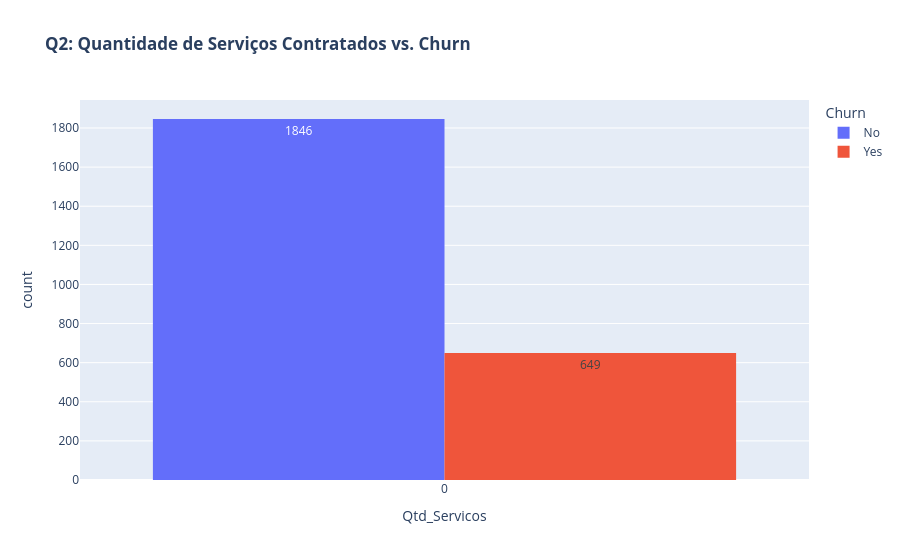

The code cell stored with this chart in its notebook:
### Code cell
# Questionamento 2: Clientes com mais serviços contratados têm menor taxa de Churn?
df['Qtd_Servicos'] = sum((df[s] == 'Sim').astype(int) if df[s].dtype == 'object' else (df[s] == 1).astype(int) for s in servicos_existentes)

fig_q2 = px.histogram(
    df, 
    x='Qtd_Servicos', 
    color='Churn', 
    barmode='group', 
    text_auto=True,
    title='<b>Q2: Quantidade de Serviços Contratados vs. Churn</b>'
)
fig_q2.show()

### Figure 1 — Plotly figure (JSON) as saved in the notebook; plotly's stock layout.template omitted (floating-point values rounded to 4 significant figures; data arrays with more than 128 entries replaced by an {"elided": "..."} marker saying what was removed)
{"data": [{"alignmentgroup": "True", "bingroup": "x", "hovertemplate": "Churn=No<br>Qtd_Servicos=%{x}<br>count=%{y}<extra></extra>", "legendgroup": "No", "marker": {"color": "#636efa", "pattern": {"shape": ""}}, "name": "No", "offsetgroup": "No", "orientation": "v", "showlegend": true, "texttemplate": "%{value}", "type": "histogram", "x": {"elided": "1846 int values"}, "xaxis": "x", "yaxis": "y"}, {"alignmentgroup": "True", "bingroup": "x", "hovertemplate": "Churn=Yes<br>Qtd_Servicos=%{x}<br>count=%{y}<extra></extra>", "legendgroup": "Yes", "marker": {"color": "#EF553B", "pattern": {"shape": ""}}, "name": "Yes", "offsetgroup": "Yes", "orientation": "v", "showlegend": true, "texttemplate": "%{value}", "type": "histogram", "x": {"elided": "649 int values"}, "xaxis": "x", "yaxis": "y"}], "layout": {"barmode": "group", "legend": {"title": {"text": "Churn"}, "tracegroupgap": 0}, "title": {"text": "<b>Q2: Quantidade de Serviços Contratados vs. Churn</b>"}, "xaxis": {"anchor": "y", "domain": [0, 1], "title": {"text": "Qtd_Servicos"}}, "yaxis": {"anchor": "x", "domain": [0, 1], "title": {"text": "count"}}}}
